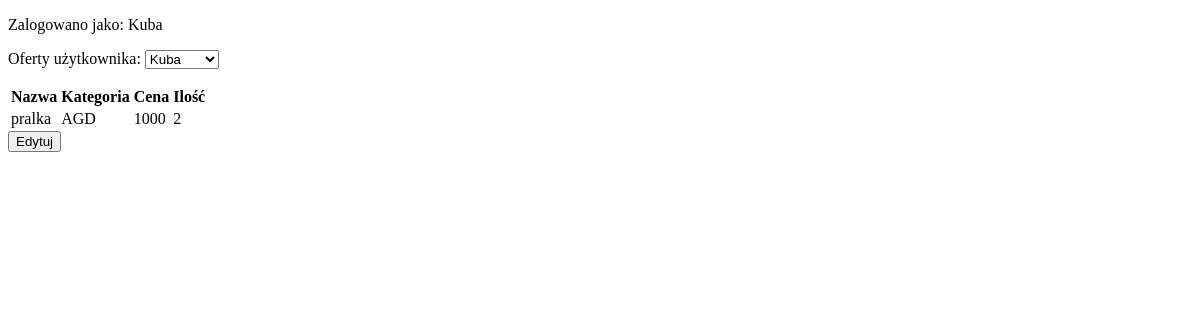
Before: /lista.php (signed in) with the older database file.
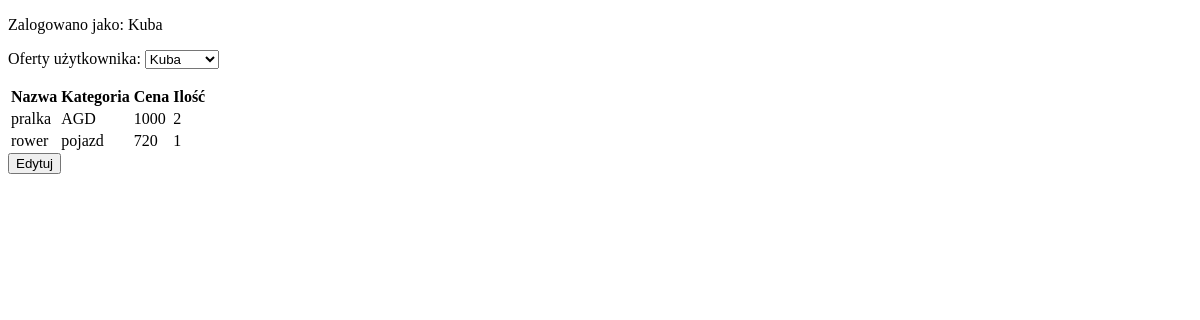
After: the same page with the newer database file.
### tables this page shows
CREATE TABLE `shopping_history` (
  `id` int(11) NOT NULL,
  `users_id` int(11) NOT NULL,
  `products_id` int(11) NOT NULL,
  `ammount` int(11) DEFAULT NULL
);

CREATE TABLE `products` (
  `id` int(11) NOT NULL,
  `name` varchar(45) DEFAULT NULL,
  `category` varchar(45) DEFAULT NULL,
  `price` int(11) DEFAULT NULL,
  `availability` int(11) DEFAULT NULL
);

### lista.php (the view, shortened to what this page needs)
<!DOCTYPE html>
<html lang="pl">
    <head>
        <?php
            $con = new mysqli("localhost","root","","mydb");
            $sql = "SELECT u.id as u_id, u.login, p.id as p_id, p.name, p.category, p.price, p.availability, sh.ammount  FROM `users` u JOIN shopping_history sh ON sh.users_id = u.id JOIN products p ON p.id = sh.products_id";
            $sql2 = "SELECT id, login FROM users";
            $res = $con->query($sql);
            $res2 = $con->query($sql2);
            $row = $res->fetch_all(MYSQLI_ASSOC);
            $row2 = $res2->fetch_all(MYSQLI_ASSOC);
        ?>
    </head>
    <body>
        <p>
            Zalogowano jako: <?php echo $_SESSION['login']?>
        </p>
        <form method="GET">
            Oferty użytkownika:
            <select name='konto' onchange='this.form.submit()'>
                <?php
                    for($i=0;$i<count($row2);$i++)
                    {
                        if($_GET['konto']==$row2[$i]['id'])
                            echo "<option name='konto' value=".$row2[$i]['id']."> ".$row2[$i]['login']." </option>";
                    }
                ?>
            </select>
        </form>
        <p>
            <?php
                $spr=1;
                for($i=0;$i<count($row);$i++)
                {
                    if($row[$i]['ammount'] > 0 && $_GET['konto']==$row[$i]['u_id'])
                    {
                        if($spr==1)
                        {
                            echo "<table><tr><th>Nazwa</th><th>Kategoria</th><th>Cena</th><th>Ilość</th></tr>";
                            $spr=0;
                        }
                        echo "<tr><td>".$row[$i]['name']."</td>";
                        echo "<td>".$row[$i]['category']."</td>";
                        echo "<td>".$row[$i]['price']."</td>";
                        echo "<td>".$row[$i]['ammount']."</td></tr>";
                    }
                    else
                        {
                            echo " brak";
                            break;
                        }
                }
                echo "</table>";
                if($_GET['konto']==$_SESSION['id'])
                {
                    echo "<form action='edycja.php' method='POST'>";
                    echo "<button type='submit'>Edytuj</button>";
                    echo "</form>";
                }
            ?>
        </p>
    </body>
</html>

Changed rows visible on the page:
added shopping_history: products.name "rower", products.category "pojazd", products.price "720", ammount "1"
